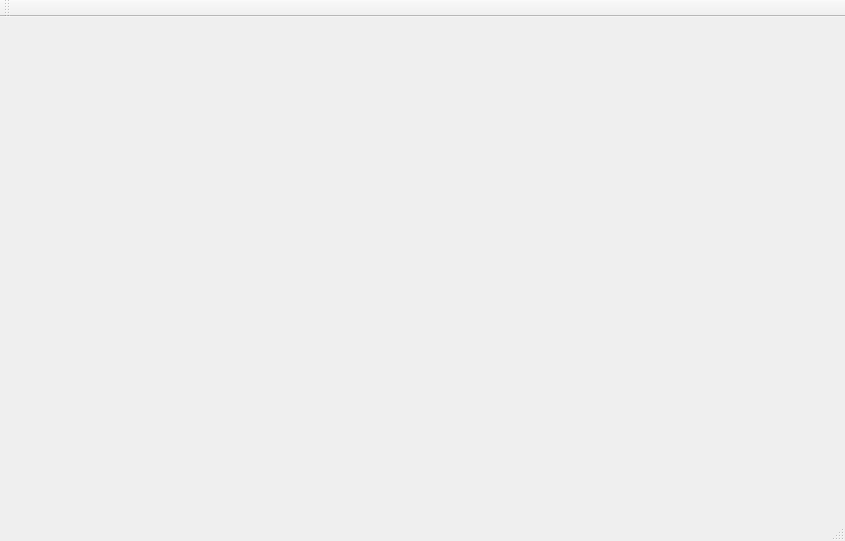
<?xml version="1.0" encoding="UTF-8"?>
<ui version="4.0">
 <class>MainWindow</class>
 <widget class="QMainWindow" name="MainWindow">
  <property name="geometry">
   <rect>
    <x>0</x>
    <y>0</y>
    <width>845</width>
    <height>541</height>
   </rect>
  </property>
  <property name="windowTitle">
   <string>MainWindow</string>
  </property>
  <widget class="QWidget" name="centralWidget">
   <layout class="QGridLayout" name="gridLayout_2" columnstretch="2,1" columnminimumwidth="0,0">
    <item row="0" column="0">
     <widget class="VisualizationForm" name="visualizeWidget" native="true"/>
    </item>
    <item row="0" column="1">
     <widget class="AnalyzationForm" name="analyzewidget" native="true"/>
    </item>
   </layout>
  </widget>
  <widget class="QMenuBar" name="menuBar">
   <property name="geometry">
    <rect>
     <x>0</x>
     <y>0</y>
     <width>845</width>
     <height>20</height>
    </rect>
   </property>
  </widget>
  <widget class="QToolBar" name="mainToolBar">
   <attribute name="toolBarArea">
    <enum>TopToolBarArea</enum>
   </attribute>
   <attribute name="toolBarBreak">
    <bool>false</bool>
   </attribute>
  </widget>
  <widget class="QStatusBar" name="statusBar"/>
 </widget>
 <layoutdefault spacing="6" margin="11"/>
 <customwidgets>
  <customwidget>
   <class>VisualizationForm</class>
   <extends>QWidget</extends>
   <header>visualizationform.h</header>
   <container>1</container>
  </customwidget>
  <customwidget>
   <class>AnalyzationForm</class>
   <extends>QWidget</extends>
   <header>analyzationform.h</header>
   <container>1</container>
  </customwidget>
 </customwidgets>
 <resources/>
 <connections/>
</ui>
